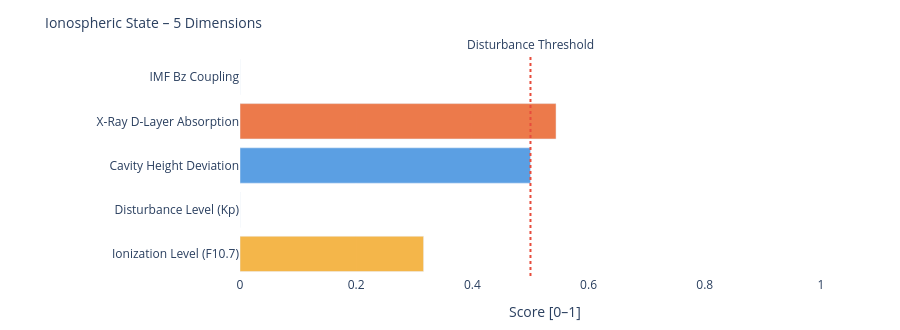

The code cell stored with this chart in its notebook:
### Markdown cell above
---
### 📐 Systemic Insight: Geometric Cavity vs. Real Schumann Resonance

**Relevant for:** Layer 6 = delta analysis &nbsp;|&nbsp; Layer 7 = feature vector / system interpretation

A cavity height change from 80 km to 70 km shifts the **idealized geometric frequencies** only minimally:

| Modus | Aktuell | Referenz | Δ |
|-------|---------|----------|---|
| SR-1 | 10.4762 Hz | 10.4599 Hz | +16 mHz |
| SR-2 | 18.1452 Hz | 18.1171 Hz | +28 mHz |
| SR-3 | 25.6612 Hz | 25.6215 Hz | +40 mHz |
| SR-4 | 33.1285 Hz | 33.0772 Hz | +51 mHz |

The geometric effect is limited because 10 km is very small compared to Earth's radius (~6371 km).

**Consequence:** Real Schumann deviations are likely driven more strongly by **conductivity, damping, day/night structure, lightning distribution and source geometry** than by pure cavity height.

---

**Layer 6 compares:**
```
geometric Δ from Layer 4  vs.  observed Δ from real Schumann measurement data
```

**Layer 7 Feature:**
```
If real Δ >> geometric Δ  →  non-geometric factors dominant
```

### Code cell
# ============================================================
# IONOSPHERIC STATE – Summary gauge
# Five dimensions: ionization, disturbance, cavity height, X-Ray, Bz coupling
# ============================================================

def norm(v, lo, hi):
    if v is None: return None
    return round(max(0.0, min(1.0, (v - lo) / (hi - lo))), 3)

# Ionization level (F10.7 → F2-Layer)
ioniz = norm(f107_val, 60, 250)

# Disturbance level (Kp → E/F-Layer irregularities)
disturb = norm(kp_val, 0, 9)

# Cavity height deviation from reference (80 km)
h_dev = norm(abs(h_eff - 80), 0, 20)

# X-Ray ionization (D-Layer absorption)
xray_ioniz = None
if xray_now is not None:
    xray_ioniz = norm(math.log10(max(xray_now, 1e-9)) + 9, 0, 5)

# Bz coupling (southward Bz → stronger magnetosphere-ionosphere coupling)
bz_coupling = norm(-(bz_now or 0), -5, 30) if bz_now is not None else None

dims = [
    ('Ionization Level (F10.7)',    ioniz,      '#F2A623'),
    ('Disturbance Level (Kp)',      disturb,    '#7F77DD'),
    ('Cavity Height Deviation',     h_dev,      '#378ADD'),
    ('X-Ray D-Layer Absorption',    xray_ioniz, '#E85D24'),
    ('IMF Bz Coupling',             bz_coupling,'#534AB7'),
]

fig = go.Figure()
for name, val, col in dims:
    if val is not None:
        h = int(val * 20)
        bar = '█' * h + '░' * (20 - h)
        label = f'{name}:  {bar}  {val:.3f}'
    else:
        label = f'{name}:  {"─" * 20}  n/a'
    fig.add_trace(go.Bar(
        x=[val if val is not None else 0],
        y=[name],
        orientation='h',
        marker_color=col, opacity=0.82,
        showlegend=False
    ))

fig.add_vline(x=0.5, line_dash='dot', line_color='#e74c3c',
              annotation_text='Disturbance Threshold', annotation_position='top')
fig.update_layout(
    title=dict(text='Ionospheric State – 5 Dimensions', font=dict(size=14)),
    xaxis=dict(title='Score [0–1]', range=[0, 1.05]),
    height=330, plot_bgcolor='rgba(0,0,0,0)', paper_bgcolor='rgba(0,0,0,0)',
    margin=dict(l=240, r=50, t=55, b=40)
)
fig.show()

print(f'\nIonospheric state:')
for name, val, _ in dims:
    print(f'  {name:<35} {val:.3f}' if val is not None else f'  {name:<35} n/a')

### Figure 1 — Plotly figure (JSON) as saved in the notebook; plotly's stock layout.template omitted (floating-point values rounded to 4 significant figures)
{"data": [{"marker": {"color": "#F2A623"}, "opacity": 0.82, "orientation": "h", "showlegend": false, "type": "bar", "x": [0.316], "y": ["Ionization Level (F10.7)"]}, {"marker": {"color": "#7F77DD"}, "opacity": 0.82, "orientation": "h", "showlegend": false, "type": "bar", "x": [0.0], "y": ["Disturbance Level (Kp)"]}, {"marker": {"color": "#378ADD"}, "opacity": 0.82, "orientation": "h", "showlegend": false, "type": "bar", "x": [0.5], "y": ["Cavity Height Deviation"]}, {"marker": {"color": "#E85D24"}, "opacity": 0.82, "orientation": "h", "showlegend": false, "type": "bar", "x": [0.544], "y": ["X-Ray D-Layer Absorption"]}, {"marker": {"color": "#534AB7"}, "opacity": 0.82, "orientation": "h", "showlegend": false, "type": "bar", "x": [0.0], "y": ["IMF Bz Coupling"]}], "layout": {"annotations": [{"showarrow": false, "text": "Disturbance Threshold", "x": 0.5, "xanchor": "center", "xref": "x", "y": 1, "yanchor": "bottom", "yref": "y domain"}], "height": 330, "margin": {"b": 40, "l": 240, "r": 50, "t": 55}, "paper_bgcolor": "rgba(0,0,0,0)", "plot_bgcolor": "rgba(0,0,0,0)", "shapes": [{"line": {"color": "#e74c3c", "dash": "dot"}, "type": "line", "x0": 0.5, "x1": 0.5, "xref": "x", "y0": 0, "y1": 1, "yref": "y domain"}], "title": {"font": {"size": 14}, "text": "Ionospheric State – 5 Dimensions"}, "xaxis": {"range": [0, 1.05], "title": {"text": "Score [0–1]"}}}}
